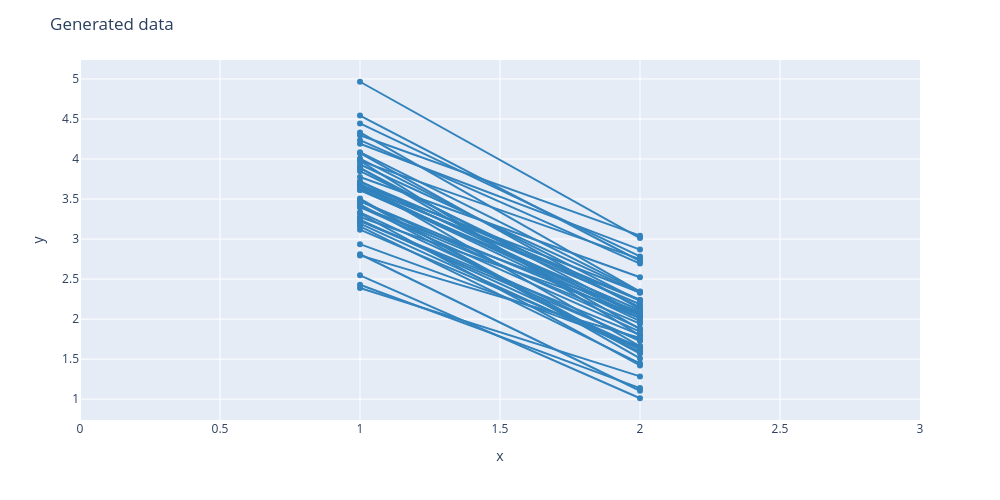

Notebook cell for this chart:
### Code cell
#@title Plot samples from the multivariate normal distribution
fig = px.scatter()
for n in range(NUM_SAMPLES):
    fig.add_trace(go.Scatter(x=[STEP_XAXIS,STEP_YAXIS],y=[YMN[n,STEP_XAXIS-1],YMN[n,STEP_YAXIS-1]],mode='lines+markers',line=dict(color = 'rgb(49,130,189)')))
fig.update_xaxes(range=[STEP_XAXIS-1,STEP_YAXIS+1])
fig.update_layout(showlegend=False,title="Generated data",xaxis_title="x",yaxis_title="y")
fig.update_layout(width=1000,height=500)
fig.show()

### Figure 1 — Plotly figure (JSON) as saved in the notebook; plotly's stock layout.template omitted (floating-point values rounded to 4 significant figures)
{"data": [{"hovertemplate": "<extra></extra>", "legendgroup": "", "marker": {"color": "#636efa", "symbol": "circle"}, "mode": "markers", "name": "", "orientation": "v", "showlegend": false, "type": "scatter", "xaxis": "x", "yaxis": "y"}, {"line": {"color": "rgb(49,130,189)"}, "mode": "lines+markers", "type": "scatter", "x": [1, 2], "y": [2.937, 1.659]}, {"line": {"color": "rgb(49,130,189)"}, "mode": "lines+markers", "type": "scatter", "x": [1, 2], "y": [3.432, 1.569]}, {"line": {"color": "rgb(49,130,189)"}, "mode": "lines+markers", "type": "scatter", "x": [1, 2], "y": [3.667, 2.185]}, {"line": {"color": "rgb(49,130,189)"}, "mode": "lines+markers", "type": "scatter", "x": [1, 2], "y": [3.632, 1.974]}, {"line": {"color": "rgb(49,130,189)"}, "mode": "lines+markers", "type": "scatter", "x": [1, 2], "y": [3.889, 1.874]}, {"line": {"color": "rgb(49,130,189)"}, "mode": "lines+markers", "type": "scatter", "x": [1, 2], "y": [3.227, 1.803]}, {"line": {"color": "rgb(49,130,189)"}, "mode": "lines+markers", "type": "scatter", "x": [1, 2], "y": [4.444, 2.783]}, {"line": {"color": "rgb(49,130,189)"}, "mode": "lines+markers", "type": "scatter", "x": [1, 2], "y": [4.332, 2.343]}, {"line": {"color": "rgb(49,130,189)"}, "mode": "lines+markers", "type": "scatter", "x": [1, 2], "y": [3.848, 2.15]}, {"line": {"color": "rgb(49,130,189)"}, "mode": "lines+markers", "type": "scatter", "x": [1, 2], "y": [3.977, 1.793]}, {"line": {"color": "rgb(49,130,189)"}, "mode": "lines+markers", "type": "scatter", "x": [1, 2], "y": [4.235, 2.694]}, {"line": {"color": "rgb(49,130,189)"}, "mode": "lines+markers", "type": "scatter", "x": [1, 2], "y": [4.006, 2.227]}, {"line": {"color": "rgb(49,130,189)"}, "mode": "lines+markers", "type": "scatter", "x": [1, 2], "y": [3.226, 1.737]}, {"line": {"color": "rgb(49,130,189)"}, "mode": "lines+markers", "type": "scatter", "x": [1, 2], "y": [3.506, 1.508]}, {"line": {"color": "rgb(49,130,189)"}, "mode": "lines+markers", "type": "scatter", "x": [1, 2], "y": [3.889, 2.048]}, {"line": {"color": "rgb(49,130,189)"}, "mode": "lines+markers", "type": "scatter", "x": [1, 2], "y": [3.334, 1.725]}, {"line": {"color": "rgb(49,130,189)"}, "mode": "lines+markers", "type": "scatter", "x": [1, 2], "y": [3.722, 2.041]}, {"line": {"color": "rgb(49,130,189)"}, "mode": "lines+markers", "type": "scatter", "x": [1, 2], "y": [3.159, 1.446]}, {"line": {"color": "rgb(49,130,189)"}, "mode": "lines+markers", "type": "scatter", "x": [1, 2], "y": [3.401, 2.088]}, {"line": {"color": "rgb(49,130,189)"}, "mode": "lines+markers", "type": "scatter", "x": [1, 2], "y": [3.931, 2.328]}, {"line": {"color": "rgb(49,130,189)"}, "mode": "lines+markers", "type": "scatter", "x": [1, 2], "y": [3.678, 2.332]}, {"line": {"color": "rgb(49,130,189)"}, "mode": "lines+markers", "type": "scatter", "x": [1, 2], "y": [2.81, 1.105]}, {"line": {"color": "rgb(49,130,189)"}, "mode": "lines+markers", "type": "scatter", "x": [1, 2], "y": [3.472, 2.01]}, {"line": {"color": "rgb(49,130,189)"}, "mode": "lines+markers", "type": "scatter", "x": [1, 2], "y": [3.193, 1.597]}, {"line": {"color": "rgb(49,130,189)"}, "mode": "lines+markers", "type": "scatter", "x": [1, 2], "y": [4.072, 2.128]}, {"line": {"color": "rgb(49,130,189)"}, "mode": "lines+markers", "type": "scatter", "x": [1, 2], "y": [3.69, 1.66]}, {"line": {"color": "rgb(49,130,189)"}, "mode": "lines+markers", "type": "scatter", "x": [1, 2], "y": [4.191, 2.868]}, {"line": {"color": "rgb(49,130,189)"}, "mode": "lines+markers", "type": "scatter", "x": [1, 2], "y": [2.429, 1.138]}, {"line": {"color": "rgb(49,130,189)"}, "mode": "lines+markers", "type": "scatter", "x": [1, 2], "y": [2.388, 1.284]}, {"line": {"color": "rgb(49,130,189)"}, "mode": "lines+markers", "type": "scatter", "x": [1, 2], "y": [3.48, 1.883]}, {"line": {"color": "rgb(49,130,189)"}, "mode": "lines+markers", "type": "scatter", "x": [1, 2], "y": [3.655, 2.015]}, {"line": {"color": "rgb(49,130,189)"}, "mode": "lines+markers", "type": "scatter", "x": [1, 2], "y": [4.543, 2.726]}, {"line": {"color": "rgb(49,130,189)"}, "mode": "lines+markers", "type": "scatter", "x": [1, 2], "y": [3.318, 1.421]}, {"line": {"color": "rgb(49,130,189)"}, "mode": "lines+markers", "type": "scatter", "x": [1, 2], "y": [3.118, 1.627]}, {"line": {"color": "rgb(49,130,189)"}, "mode": "lines+markers", "type": "scatter", "x": [1, 2], "y": [4.297, 3.042]}, {"line": {"color": "rgb(49,130,189)"}, "mode": "lines+markers", "type": "scatter", "x": [1, 2], "y": [2.796, 1.765]}, {"line": {"color": "rgb(49,130,189)"}, "mode": "lines+markers", "type": "scatter", "x": [1, 2], "y": [3.976, 2.75]}, {"line": {"color": "rgb(49,130,189)"}, "mode": "lines+markers", "type": "scatter", "x": [1, 2], "y": [3.775, 2.522]}, {"line": {"color": "rgb(49,130,189)"}, "mode": "lines+markers", "type": "scatter", "x": [1, 2], "y": [3.398, 1.844]}, {"line": {"color": "rgb(49,130,189)"}, "mode": "lines+markers", "type": "scatter", "x": [1, 2], "y": [3.276, 2.052]}, {"line": {"color": "rgb(49,130,189)"}, "mode": "lines+markers", "type": "scatter", "x": [1, 2], "y": [3.412, 1.943]}, {"line": {"color": "rgb(49,130,189)"}, "mode": "lines+markers", "type": "scatter", "x": [1, 2], "y": [4.965, 3.012]}, {"line": {"color": "rgb(49,130,189)"}, "mode": "lines+markers", "type": "scatter", "x": [1, 2], "y": [2.546, 1.011]}, {"line": {"color": "rgb(49,130,189)"}, "mode": "lines+markers", "type": "scatter", "x": [1, 2], "y": [3.613, 2.11]}, {"line": {"color": "rgb(49,130,189)"}, "mode": "lines+markers", "type": "scatter", "x": [1, 2], "y": [3.486, 1.579]}, {"line": {"color": "rgb(49,130,189)"}, "mode": "lines+markers", "type": "scatter", "x": [1, 2], "y": [3.611, 2.069]}, {"line": {"color": "rgb(49,130,189)"}, "mode": "lines+markers", "type": "scatter", "x": [1, 2], "y": [3.243, 1.642]}, {"line": {"color": "rgb(49,130,189)"}, "mode": "lines+markers", "type": "scatter", "x": [1, 2], "y": [3.713, 2.242]}, {"line": {"color": "rgb(49,130,189)"}, "mode": "lines+markers", "type": "scatter", "x": [1, 2], "y": [4.085, 2.34]}, {"line": {"color": "rgb(49,130,189)"}, "mode": "lines+markers", "type": "scatter", "x": [1, 2], "y": [3.654, 2.234]}], "layout": {"height": 500, "legend": {"tracegroupgap": 0}, "margin": {"t": 60}, "showlegend": false, "title": {"text": "Generated data"}, "width": 1000, "xaxis": {"anchor": "y", "domain": [0.0, 1.0], "range": [0, 3], "title": {"text": "x"}}, "yaxis": {"anchor": "x", "domain": [0.0, 1.0], "title": {"text": "y"}}}}
